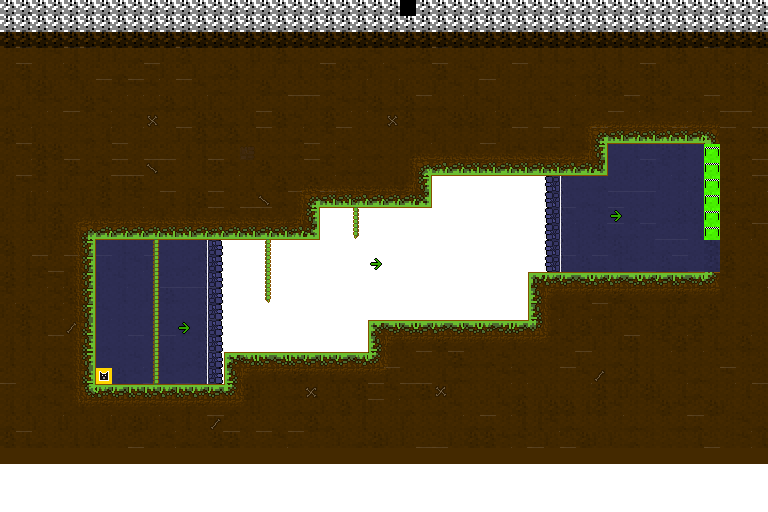

This game map was drawn from its Tiled (.tmx) file and the tilesets committed beside it. A one-line description and the trimmed map source follow:
An orthogonal 48x32 tile map with 16x16 px tiles, 15 tile layers (D_BackGround, D_Cave, D_CaveFade, D_CaveFadeDirt, ...), 2 tilesets.

<map version="1.9" tiledversion="1.9.2" orientation="orthogonal" renderorder="right-down" width="48" height="32" tilewidth="16" tileheight="16" infinite="0" nextlayerid="50" nextobjectid="1">
 <properties>
  <property name="camera_zoom" type="file" value="1" />
  <property name="debug_show_collision" type="bool" value="false" />
  <property name="no_invisible_collision" type="bool" value="true" />
 </properties>
 <tileset firstgid="1" source="atlas_001.tsx" />
 <tileset firstgid="129" source="atlas_002.tsx" />
 <layer id="31" name="D_BackGround" width="48" height="32">
  <properties>
   <property name="layer_type" value="decoration" />
  </properties>
  <data>[1536 cells, 1535 non-empty, 1 distinct tile ids]</data>
 </layer>
 <layer id="44" name="D_Cave" width="48" height="32">
  <properties>
   <property name="layer_type" value="parallax" />
   <property name="parallax_ratio_vector" value="[-.33,-.33]" />
  </properties>
  <data>[1536 cells, 337 non-empty, 2 distinct tile ids]</data>
 </layer>
 <layer id="45" name="D_CaveFade" width="48" height="32">
  <properties>
   <property name="layer_type" value="parallax" />
   <property name="parallax_ratio_vector" value="[-.33,-.33]" />
  </properties>
  <data>[1536 cells, 27 non-empty, 2 distinct tile ids]</data>
 </layer>
 <layer id="48" name="D_CaveFadeDirt" width="48" height="32" opacity="0.06">
  <properties>
   <property name="layer_type" value="parallax" />
   <property name="parallax_ratio_vector" value="[-.33,-.33]" />
  </properties>
  <data>[1536 cells, 318 non-empty, 2 distinct tile ids]</data>
 </layer>
 <layer id="49" name="D_CaveFadeDust" width="48" height="32" opacity="0.06">
  <properties>
   <property name="layer_type" value="parallax" />
   <property name="parallax_ratio_vector" value="[-.33,-.33]" />
  </properties>
  <data>[1536 cells, 380 non-empty, 10 distinct tile ids]</data>
 </layer>
 <layer id="30" name="C_MapCollision" width="48" height="32">
  <properties>
   <property name="camera_center_layer" type="bool" value="true" />
   <property name="layer_type" value="collision" />
  </properties>
  <data>[1536 cells, 993 non-empty, 2 distinct tile ids]</data>
 </layer>
 <layer id="33" name="D_DirtDust" width="48" height="32" opacity="0.13">
  <properties>
   <property name="layer_type" value="decoration" />
  </properties>
  <data>[1536 cells, 836 non-empty, 10 distinct tile ids]</data>
 </layer>
 <layer id="34" name="D_Bones" width="48" height="32" opacity="0.26">
  <properties>
   <property name="layer_type" value="decoration" />
  </properties>
  <data>[1536 cells, 17 non-empty, 3 distinct tile ids]</data>
 </layer>
 <layer id="36" name="D_ScreenDust" width="48" height="32" opacity="0.13">
  <properties>
   <property name="layer_type" value="decoration" />
  </properties>
  <data>[1536 cells, 947 non-empty, 1 distinct tile ids]</data>
 </layer>
 <layer id="35" name="D_DirtFade" width="48" height="32">
  <properties>
   <property name="layer_type" value="decoration" />
  </properties>
  <data>[1536 cells, 208 non-empty, 4 distinct tile ids]</data>
 </layer>
 <layer id="43" name="D_BackGrassBorders" width="48" height="32">
  <properties>
   <property name="layer_anim_time_variance" type="float" value="0.5" />
   <property name="layer_anim_variance" type="float" value="1" />
   <property name="layer_type" value="decoration" />
  </properties>
  <data>[1536 cells, 101 non-empty, 4 distinct tile ids]</data>
 </layer>
 <layer id="32" name="D_BackHangingGrass" width="48" height="32">
  <properties>
   <property name="layer_anim_time_variance" type="float" value="0.5" />
   <property name="layer_anim_variance" type="float" value="1" />
   <property name="layer_type" value="decoration" />
  </properties>
  <data>[1536 cells, 163 non-empty, 4 distinct tile ids]</data>
 </layer>
 <layer id="38" name="D_BackGrass" width="48" height="32">
  <properties>
   <property name="layer_anim_time_variance" type="float" value="0.5" />
   <property name="layer_anim_variance" type="float" value="1" />
   <property name="layer_type" value="decoration" />
  </properties>
  <data>[1536 cells, 103 non-empty, 10 distinct tile ids]</data>
 </layer>
 <layer id="21" name="P_PlayerSpawn" width="48" height="32">
  <properties>
   <property name="camera_wobble_amount_vector" value="[10,10]" />
   <property name="camera_wobble_speed_vector" value="[1,0.5]" />
   <property name="layer_type" value="player_spawn" />
  </properties>
  <data>[1536 cells, 2 non-empty, 2 distinct tile ids]</data>
 </layer>
 <layer id="47" name="D_GoHere" width="48" height="32">
  <properties>
   <property name="layer_type" value="decoration" />
  </properties>
  <data>[1536 cells, 3 non-empty, 1 distinct tile ids]</data>
 </layer>
</map>